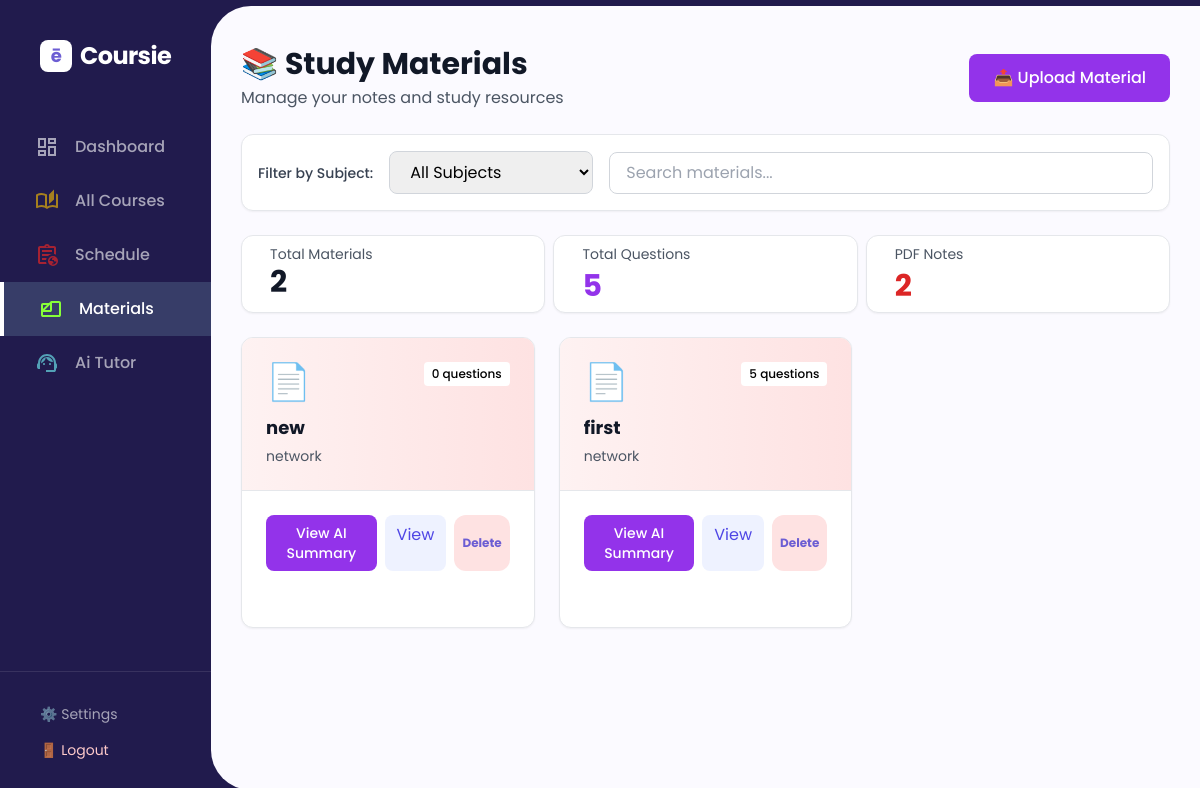
Page /materials/ (signed in) on the earlier database version.
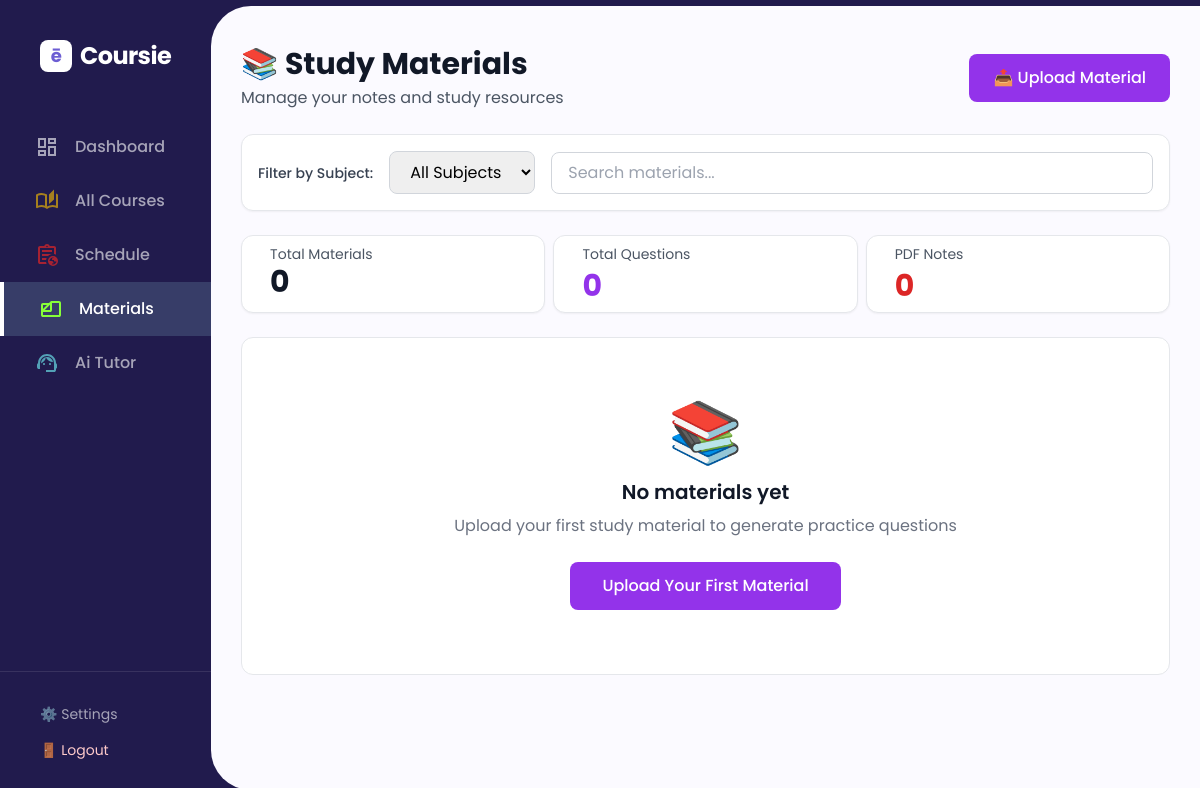
Same page on the later database version.
### subjects/models.py (models this page shows, shortened)
class Chapter(models.Model):
    subject = models.ForeignKey(Subject, on_delete=models.CASCADE, related_name='chapters')
    chapter_number = models.PositiveIntegerField(blank=True, null=True)
    title = models.CharField(max_length=255, blank=True)
    note_file = models.FileField(upload_to='chapters/notes/', null=True, blank=True)
    summary = models.TextField(blank=True, null=True)
    is_completed = models.BooleanField(default=False)
    is_not_pdf=models.BooleanField(default=False)
    class Meta:
        unique_together = ('subject', 'chapter_number')
        ordering = ["chapter_number"]

class Subject(models.Model):
    DIFFICULTY_CHOICES = [
        (1, 'Easy'),
        (2, 'Medium'),
        (3, 'Hard'),
    ]
    user = models.ForeignKey(settings.AUTH_USER_MODEL, on_delete=models.CASCADE)
    name = models.CharField(max_length=200)
    code = models.CharField(max_length=20)
    difficulty = models.IntegerField(choices=DIFFICULTY_CHOICES)
    created_at = models.DateTimeField(auto_now_add=True)

### materials/views.py (the view)
# urls.py: path("", materials_list_view, name="materials_list"),
@login_required
def materials_list_view(request):
    chapters_with_files = Chapter.objects.filter(
        subject__user=request.user,
        note_file__isnull=False
    ).exclude(note_file='').select_related('subject')
    total_materials = chapters_with_files.count()
    pdf_count = total_materials
    total_questions = Question.objects.filter(chapter__in=chapters_with_files).count()
    context = {
        'materials': chapters_with_files,
        'subjects': Subject.objects.filter(user=request.user),
        'total_materials': total_materials,
        'total_questions': total_questions,
        'pdf_count': pdf_count,
        'handwritten_count': 0,
    }
    return render(request, 'materials/list.html', context)

### templates/materials/list.html (shortened to what the changed rows need)
{% extends 'base.html' %}
{% block content %}
<div class="space-y-6">
    <div class="flex justify-between items-center">
        <div>
            <h1 class="text-3xl font-bold text-gray-900">📚 Study Materials</h1>
        </div>
    </div>
    <div class="grid grid-cols-1 md:grid-cols-3 gap-2">
        <div class="bg-white rounded-xl p-2 shadow-sm border">
            <p class="text-sm text-gray-600 ml-5">Total Materials</p>
            <p class="text-3xl font-bold text-gray-900 ml-5">{{ total_materials }}</p>
        </div>
        <div class="bg-white rounded-xl p-2 shadow-sm border">
            <p class="text-sm text-gray-600 mb-1 ml-5">Total Questions</p>
            <p class="text-3xl font-bold text-purple-600 ml-5">{{ total_questions }}</p>
        </div>
        <div class="bg-white rounded-xl p-2 shadow-sm border">
            <p class="text-sm text-gray-600 mb-1 ml-5">PDF Notes</p>
            <p class="text-3xl font-bold text-red-600 ml-5">{{ pdf_count }}</p>
        </div>
    </div>
    {% if materials %}
    <div class="grid grid-cols-1 md:grid-cols-2 lg:grid-cols-3 gap-6">
        {% for material in materials %}
        <div class="bg-white rounded-xl shadow-sm border overflow-hidden card-hover material-item"
            data-subject="{{ material.subject.id }}" data-title="{{ material.title|lower }}">
            <div class="p-6 border-b bg-gradient-to-r from-red-50 to-red-100">
                <div class="flex items-start justify-between mb-3">
                    <span class="text-4xl">📄</span> <span class="px-2 py-1 rounded text-xs font-medium bg-white">
                        {{ material.questions.count }} questions
                    </span>
                </div>
                <h3 class="font-bold text-gray-900 text-lg mb-1">{{ material.title }}</h3>
                <p class="text-sm text-gray-600">{{ material.subject.name }}</p>
            </div>
            <div class="p-6">
                <div class="space-y-3 mb-4">
                    <div class="flex space-x-2">
                        <a href="{% url 'subjects:process_ai_view' material.id %}"
                            class="flex-grow bg-purple-600 text-white text-center py-2 rounded-lg hover:bg-purple-700 text-sm font-medium">
                            View AI Summary
                        </a>
                        <a href="{{ material.note_file.url }}" target="_blank"
                            class="flex-1 px-3 py-2 px-2 bg-indigo-50 text-indigo-600 rounded-lg hover:bg-indigo-100">
                            View
                        </a>
                        <button onclick="confirmDelete('{{ material.id }}')"
                            class="flex-1 bg-red-100 hover:bg-red-200 text-[#6C5DD3] py-2 px-2 rounded-xl text-xs font-bold">Delete</button>
                    </div>
                </div>
            </div>
            <div class="p-2">
            </div>
        </div>
        {% endfor %}
    </div>
    {% else %}
    <div class="text-center py-16 bg-white rounded-xl border">
        <span class="text-6xl mb-4 block">📚</span>
        <h3 class="text-xl font-semibold text-gray-900 mb-2">No materials yet</h3>
        <p class="text-gray-500 mb-6">Upload your first study material to generate practice questions</p>
        <button onclick="openUploadModal()"
            class="inline-block bg-purple-600 text-white px-8 py-3 rounded-lg hover:bg-purple-700 font-medium">
            Upload Your First Material
        </button>
    </div>
    {% endif %}
</div>
{% endblock %}

Differences in the rows shown:
removed Chapter: questions.count "0", title "new", subject.name "network"
removed Chapter: questions.count "5", title "first", subject.name "network"
Other differences:
{{ total_materials }}: "2" → "0"
{{ total_questions }}: "5" → "0"
{{ pdf_count }}: "2" → "0"
text now shown: "📚 No materials yet Upload your first study material to generate practice questions Upload Your First Material"
